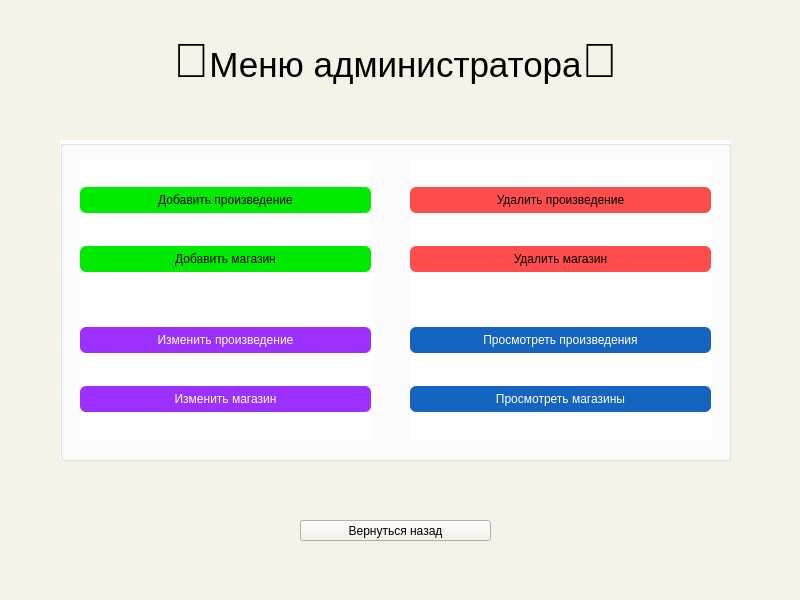
<?xml version="1.0" encoding="UTF-8"?>
<ui version="4.0">
 <class>adminMenu</class>
 <widget class="QDialog" name="adminMenu">
  <property name="geometry">
   <rect>
    <x>0</x>
    <y>0</y>
    <width>800</width>
    <height>600</height>
   </rect>
  </property>
  <property name="windowTitle">
   <string>Dialog</string>
  </property>
  <property name="styleSheet">
   <string notr="true">background-color: #F5F2E7;
    color: black;
</string>
  </property>
  <widget class="QLabel" name="label">
   <property name="geometry">
    <rect>
     <x>140</x>
     <y>30</y>
     <width>511</width>
     <height>61</height>
    </rect>
   </property>
   <property name="text">
    <string>&lt;html&gt;&lt;head/&gt;&lt;body&gt;&lt;p align=&quot;center&quot;&gt;&lt;span style=&quot; font-size:36pt;&quot;&gt;👑&lt;/span&gt;&lt;span style=&quot; font-size:26pt;&quot;&gt;Меню администратора&lt;/span&gt;&lt;span style=&quot; font-size:36pt;&quot;&gt;👑&lt;/span&gt;&lt;/p&gt;&lt;/body&gt;&lt;/html&gt;</string>
   </property>
  </widget>
  <widget class="QGroupBox" name="groupBox">
   <property name="geometry">
    <rect>
     <x>60</x>
     <y>140</y>
     <width>671</width>
     <height>321</height>
    </rect>
   </property>
   <property name="styleSheet">
    <string notr="true">background-color:white</string>
   </property>
   <property name="title">
    <string/>
   </property>
   <widget class="QWidget" name="layoutWidget">
    <property name="geometry">
     <rect>
      <x>350</x>
      <y>160</y>
      <width>301</width>
      <height>141</height>
     </rect>
    </property>
    <layout class="QVBoxLayout" name="verticalLayout_3">
     <item>
      <widget class="QPushButton" name="readbooks">
       <property name="styleSheet">
        <string notr="true">QPushButton {
    background-color: #1565C0;  /* Более тёмный синий */
    color: white;                
    border: none;        
    border-radius: 6px;
    padding: 6px 12px;
    font-weight: normal;
}

QPushButton:hover {
    background-color: #0D47A1;  /* Ещё темнее при наведении */
}

QPushButton:pressed {
    background-color: #0B3D91;  /* Самый тёмный при нажатии */
}
</string>
       </property>
       <property name="text">
        <string>Просмотреть произведения</string>
       </property>
      </widget>
     </item>
     <item>
      <widget class="QPushButton" name="readshops">
       <property name="styleSheet">
        <string notr="true">QPushButton {
    background-color: #1565C0;  /* Более тёмный синий */
    color: white;                
    border: none;        
    border-radius: 6px;
    padding: 6px 12px;
    font-weight: normal;
}

QPushButton:hover {
    background-color: #0D47A1;  /* Ещё темнее при наведении */
}

QPushButton:pressed {
    background-color: #0B3D91;  /* Самый тёмный при нажатии */
}
</string>
       </property>
       <property name="text">
        <string>Просмотреть магазины</string>
       </property>
      </widget>
     </item>
    </layout>
   </widget>
   <widget class="QWidget" name="layoutWidget">
    <property name="geometry">
     <rect>
      <x>350</x>
      <y>20</y>
      <width>301</width>
      <height>141</height>
     </rect>
    </property>
    <layout class="QVBoxLayout" name="verticalLayout_2">
     <item>
      <widget class="QPushButton" name="deletebooks">
       <property name="styleSheet">
        <string notr="true">QPushButton {
    background-color: #FF4D4D;  /* яркий, но мягкий красный */
    color: black;               /* белый текст для контраста */
    border: none;        
    border-radius: 6px;
    padding: 6px 12px;
    font-weight: normal;
}

QPushButton:hover {
    background-color: #E63939;  /* темнее при наведении */
}

QPushButton:pressed {
    background-color: #C62828;  /* ещё темнее при нажатии */
}
</string>
       </property>
       <property name="text">
        <string>Удалить произведение</string>
       </property>
      </widget>
     </item>
     <item>
      <widget class="QPushButton" name="deleteshops">
       <property name="styleSheet">
        <string notr="true">QPushButton {
    background-color: #FF4D4D;  /* яркий, но мягкий красный */
    color: black;               /* белый текст для контраста */
    border: none;        
    border-radius: 6px;
    padding: 6px 12px;
    font-weight: normal;
}

QPushButton:hover {
    background-color: #E63939;  /* темнее при наведении */
}

QPushButton:pressed {
    background-color: #C62828;  /* ещё темнее при нажатии */
}
</string>
       </property>
       <property name="text">
        <string>Удалить магазин</string>
       </property>
      </widget>
     </item>
    </layout>
   </widget>
   <widget class="QWidget" name="layoutWidget">
    <property name="geometry">
     <rect>
      <x>20</x>
      <y>20</y>
      <width>291</width>
      <height>141</height>
     </rect>
    </property>
    <layout class="QVBoxLayout" name="verticalLayout">
     <item>
      <widget class="QPushButton" name="addbooks">
       <property name="styleSheet">
        <string notr="true">QPushButton {
    background-color: #01EB00; 
    color: black;          
    border: none;        
    border-radius: 6px;
    padding: 6px 12px;
    font-weight: normal;
}
QPushButton:hover {
    background-color: #01C700;
}
QPushButton:pressed {
    background-color: #019900;
}</string>
       </property>
       <property name="text">
        <string>Добавить произведение</string>
       </property>
      </widget>
     </item>
     <item>
      <widget class="QPushButton" name="addshops">
       <property name="styleSheet">
        <string notr="true">QPushButton {
    background-color: #01EB00; 
    color: black;          
    border: none;        
    border-radius: 6px;
    padding: 6px 12px;
    font-weight: normal;
}
QPushButton:hover {
    background-color: #01C700;
}
QPushButton:pressed {
    background-color: #019900;
}</string>
       </property>
       <property name="text">
        <string>Добавить магазин</string>
       </property>
      </widget>
     </item>
    </layout>
   </widget>
   <widget class="QWidget" name="layoutWidget">
    <property name="geometry">
     <rect>
      <x>20</x>
      <y>160</y>
      <width>291</width>
      <height>141</height>
     </rect>
    </property>
    <layout class="QVBoxLayout" name="verticalLayout_4">
     <item>
      <widget class="QPushButton" name="updatebooks">
       <property name="styleSheet">
        <string notr="true">QPushButton {
    background-color: #9B30FF;  /* Яркий фиолетовый */
    color: white;               /* Белый текст для контраста */
    border: none;
    border-radius: 6px;
    padding: 6px 12px;
    font-weight: normal;
}

QPushButton:hover {
    background-color: #7A1EFF;  /* Темнее при наведении */
}

QPushButton:pressed {
    background-color: #5F00CC;  /* Ещё темнее при нажатии */
}
</string>
       </property>
       <property name="text">
        <string>Изменить произведение</string>
       </property>
      </widget>
     </item>
     <item>
      <widget class="QPushButton" name="updateshops">
       <property name="styleSheet">
        <string notr="true">QPushButton {
    background-color: #9B30FF;  /* Яркий фиолетовый */
    color: white;               /* Белый текст для контраста */
    border: none;
    border-radius: 6px;
    padding: 6px 12px;
    font-weight: normal;
}

QPushButton:hover {
    background-color: #7A1EFF;  /* Темнее при наведении */
}

QPushButton:pressed {
    background-color: #5F00CC;  /* Ещё темнее при нажатии */
}
</string>
       </property>
       <property name="text">
        <string>Изменить магазин</string>
       </property>
      </widget>
     </item>
    </layout>
   </widget>
  </widget>
  <widget class="QPushButton" name="closeButton">
   <property name="geometry">
    <rect>
     <x>300</x>
     <y>520</y>
     <width>191</width>
     <height>21</height>
    </rect>
   </property>
   <property name="styleSheet">
    <string notr="true">
QPushButton { background-color: #F5F2E7; /* Ярко-красный */ color: black; /* Черный текст */ } QPushButton:hover { background-color: #D32F2F; /* Темнее при наведении */ } QPushButton:pressed { background-color: #B71C1C; /* Ещё темнее при нажатии */ }


</string>
   </property>
   <property name="text">
    <string>Вернуться назад</string>
   </property>
  </widget>
 </widget>
 <resources/>
 <connections/>
</ui>
